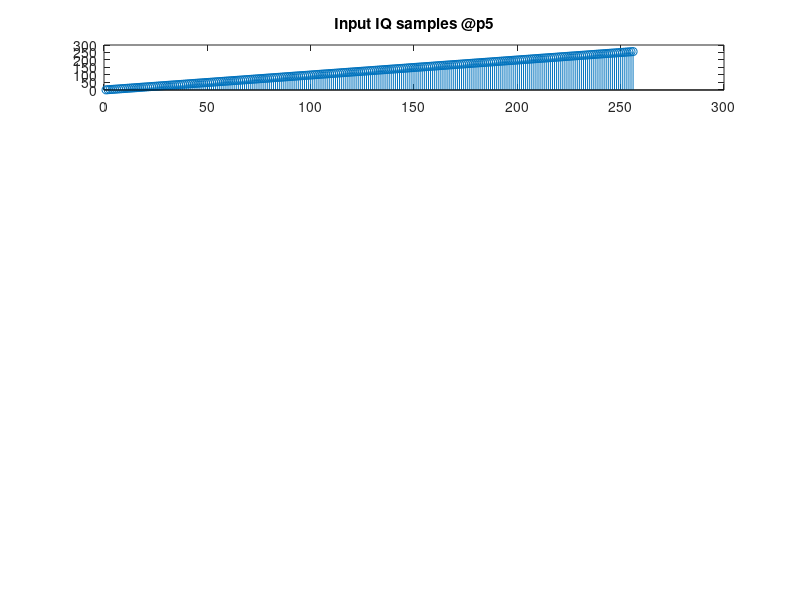

MATLAB code for this plot: (Note: this script raises an error after producing the figure.)
% This program is to generate an input and output sample file for VHA DUC
% testing at p5 gsps

num_vectors = 8;
num_samples_per_vector = 32;
num_samples = num_vectors * num_samples_per_vector;

for i = 1:num_samples
    %input_iq (i) = (bitor(i, bitshift(i, 16)));
    input_iq (i) = i;        % ramp
end

n1 = 1:1:num_samples;
subplot(6,1,1); grid on;
stem(n1, input_iq); title("Input IQ samples @p5");

% write this into a file which can be sourced while running on FRIO
fileId = fopen("input_samples/upconversion/single_band_upconversion_p5.txt", "w");
fprintf(fileId, "%08x\n", input_iq);
fclose(fileId);

% input_iq should be scaled down before giving as input to the matlab model
scale_factor = 2^-15;
input_iq_for_model = (input_iq * scale_factor);

% no filters enabled
config.vha_hbf_stages = [0 0 0 0 0];

% now do an interpolation
output_iq_from_model_p5 = vha_interpolate(input_iq_for_model, config);

% now scale the samples up
scale_factor = 2^15;
output_iq_p5 = (output_iq_from_model_p5 * scale_factor);

n2 = 1:1:length(output_iq_p5);
subplot(6, 1, 2); grid on;
stem(n2, output_iq_p5);  title ("Output - No filters enabled");

% write this output to another file
fileId = fopen("output_samples/upconversion/p5/single_band_upconversion_p5.txt", "w");
fprintf(fileId, "%08x\n", output_iq_p5);
fclose(fileId);

% enable w1
config.vha_hbf_stages = [1 0 0 0 0];

% now do an interpolation
output_iq_from_model_1 = vha_interpolate(input_iq_for_model, config);

% now scale the samples up
output_iq_1 = (output_iq_from_model_1 * scale_factor);

n2 = 1:1:length(output_iq_1);
subplot(6, 1, 3); grid on;
stem(n2, output_iq_1); title ("Output - W1 enabled");
fileId = fopen("output_samples/upconversion/p5/single_band_upconversion_1.txt", "w");
fprintf(fileId, "%08x\n", output_iq_1);
fclose(fileId);

% enable w1, w2
config.vha_hbf_stages = [1 1 0 0 0];

% now do an interpolation
output_iq_from_model_2 = vha_interpolate(input_iq_for_model, config);

% now scale the samples up
output_iq_2 = (output_iq_from_model_2 * scale_factor);

n2 = 1:1:length(output_iq_2);
subplot(6, 1, 4); grid on;
stem(n2, output_iq_2);title ("Output - W1, W2 enabled");
fileId = fopen("output_samples/upconversion/p5/single_band_upconversion_2.txt", "w");
fprintf(fileId, "%08x\n", output_iq_2);
fclose(fileId);

% enable w1, w2, w3
config.vha_hbf_stages = [1 1 1 0 0];

% now do an interpolation
output_iq_from_model_4 = vha_interpolate(input_iq_for_model, config);

% now scale the samples up
output_iq_4 = (output_iq_from_model_4 * scale_factor);

n2 = 1:1:length(output_iq_4);
subplot(6, 1, 5); grid on; 
stem(n2, output_iq_4); title ("Output - W1, W2, W3 enabled");
fileId = fopen("output_samples/upconversion/p5/single_band_upconversion_4.txt", "w");
fprintf(fileId, "%08x\n", output_iq_4);
fclose(fileId);

% enable w1, w2, w3, w4
config.vha_hbf_stages = [1 1 1 1 0];

% now do an interpolation
output_iq_from_model_8 = vha_interpolate(input_iq_for_model, config);

% now scale the samples up
output_iq_8 = (output_iq_from_model_8 * scale_factor);

n2 = 1:1:length(output_iq_8);
subplot(6, 1, 6); grid on;
stem(n2, output_iq_8);title ("Output - W1, W2, W3, W4 enabled");
fileId = fopen("output_samples/upconversion/p5/single_band_upconversion_8.txt", "w");
fprintf(fileId, "%08x\n", output_iq_8);
fclose(fileId);

clear;
